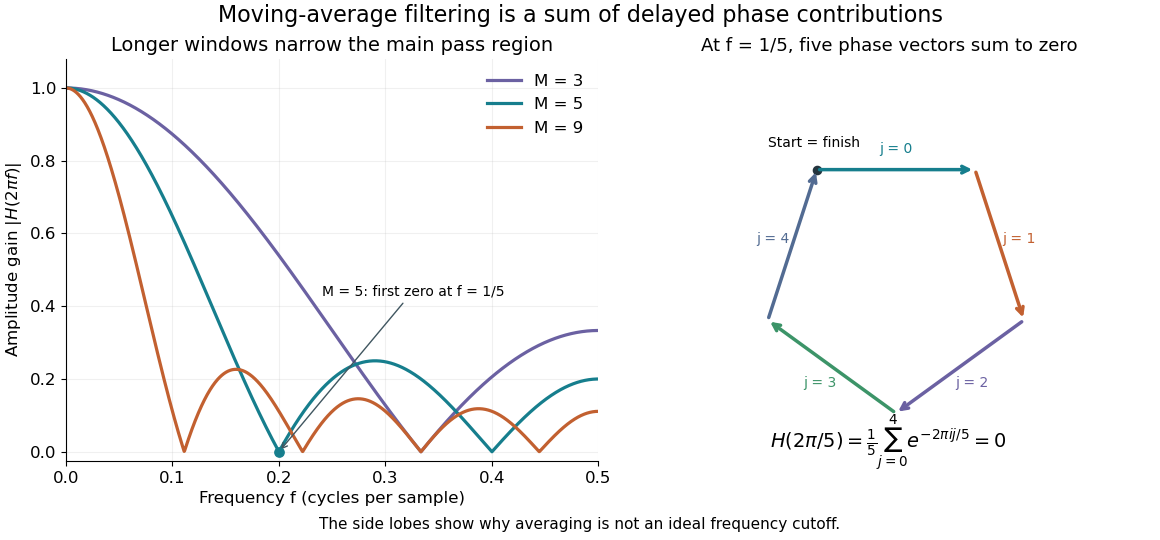

Reproduce this figure in Python.
"""Finite sums give exact moving-average frequency response and cancellation."""
from pathlib import Path

import matplotlib.pyplot as plt
import numpy as np


def main():
    plt.rcParams.update({"font.size": 12, "figure.facecolor": "white"})
    fig, (ax, phasor) = plt.subplots(1, 2, figsize=(11.6, 5.4), layout="constrained")
    frequencies = np.linspace(0, .5, 1501)
    for m, color in [(3, "#6b61a2"), (5, "#167e8d"), (9, "#c26030")]:
        response = np.exp(-2j * np.pi * frequencies[:, None] * np.arange(m)).mean(axis=1)
        assert np.isclose(response[0], 1)
        assert np.isclose(abs(response[-1]), 1 / m)
        assert np.max(abs(response)) <= 1 + 1e-12
        assert abs(np.mean(np.exp(-2j * np.pi * np.arange(m) / m))) < 1e-14
        ax.plot(frequencies, abs(response), color=color, lw=2.3, label=f"M = {m}")
    ax.scatter([.2], [0], color="#167e8d", s=45, zorder=4)
    ax.annotate("M = 5: first zero at f = 1/5", (.2, 0), xytext=(.24, .43),
                arrowprops={"arrowstyle": "->", "color": "#405660"}, fontsize=10)
    ax.set(xlabel="Frequency f (cycles per sample)", ylabel=r"Amplitude gain $|H(2\pi f)|$",
           xlim=(0, .5), ylim=(-.025, 1.08))
    ax.set_title("Longer windows narrow the main pass region", fontsize=14)
    ax.grid(alpha=.18)
    ax.legend(frameon=False)
    ax.spines[["top", "right"]].set_visible(False)
    contributions = np.exp(-2j * np.pi * np.arange(5) / 5)
    vertices = np.r_[0j, np.cumsum(contributions)]
    assert abs(vertices[-1]) < 1e-14
    colors = ["#167e8d", "#c26030", "#6b61a2", "#3c9468", "#526b92"]
    for j, color in enumerate(colors):
        start, end = vertices[j:j+2]
        phasor.annotate("", xy=(end.real, end.imag), xytext=(start.real, start.imag),
                        arrowprops={"arrowstyle": "->", "color": color, "lw": 2.5})
        midpoint = (start + end) / 2
        normal = 1j * (end - start)
        label = midpoint + .13 * normal
        phasor.text(label.real, label.imag, f"j = {j}", color=color, ha="center", va="center", fontsize=10)
    phasor.scatter([0], [0], color="#24343e", s=35)
    phasor.annotate("Start = finish", (0, 0), xytext=(-35, 16),
                    textcoords="offset points", fontsize=10)
    phasor.set_aspect("equal")
    phasor.set(xlim=(-.62, 1.54), ylim=(-1.84, .7))
    phasor.set_axis_off()
    phasor.set_title("At f = 1/5, five phase vectors sum to zero", fontsize=13)
    phasor.text(.45, -1.76, r"$H(2\pi/5)=\frac{1}{5}\sum_{j=0}^4e^{-2\pi i j/5}=0$",
                ha="center", fontsize=14)
    fig.suptitle("Moving-average filtering is a sum of delayed phase contributions", fontsize=16)
    fig.get_layout_engine().set(rect=(0, .055, 1, .945))
    fig.text(.5, .02, "The side lobes show why averaging is not an ideal frequency cutoff.",
             ha="center", fontsize=11)
    fig.savefig(Path(__file__).with_suffix(".png").name, dpi=100, facecolor="white")
    plt.close(fig)


if __name__ == "__main__":
    main()
